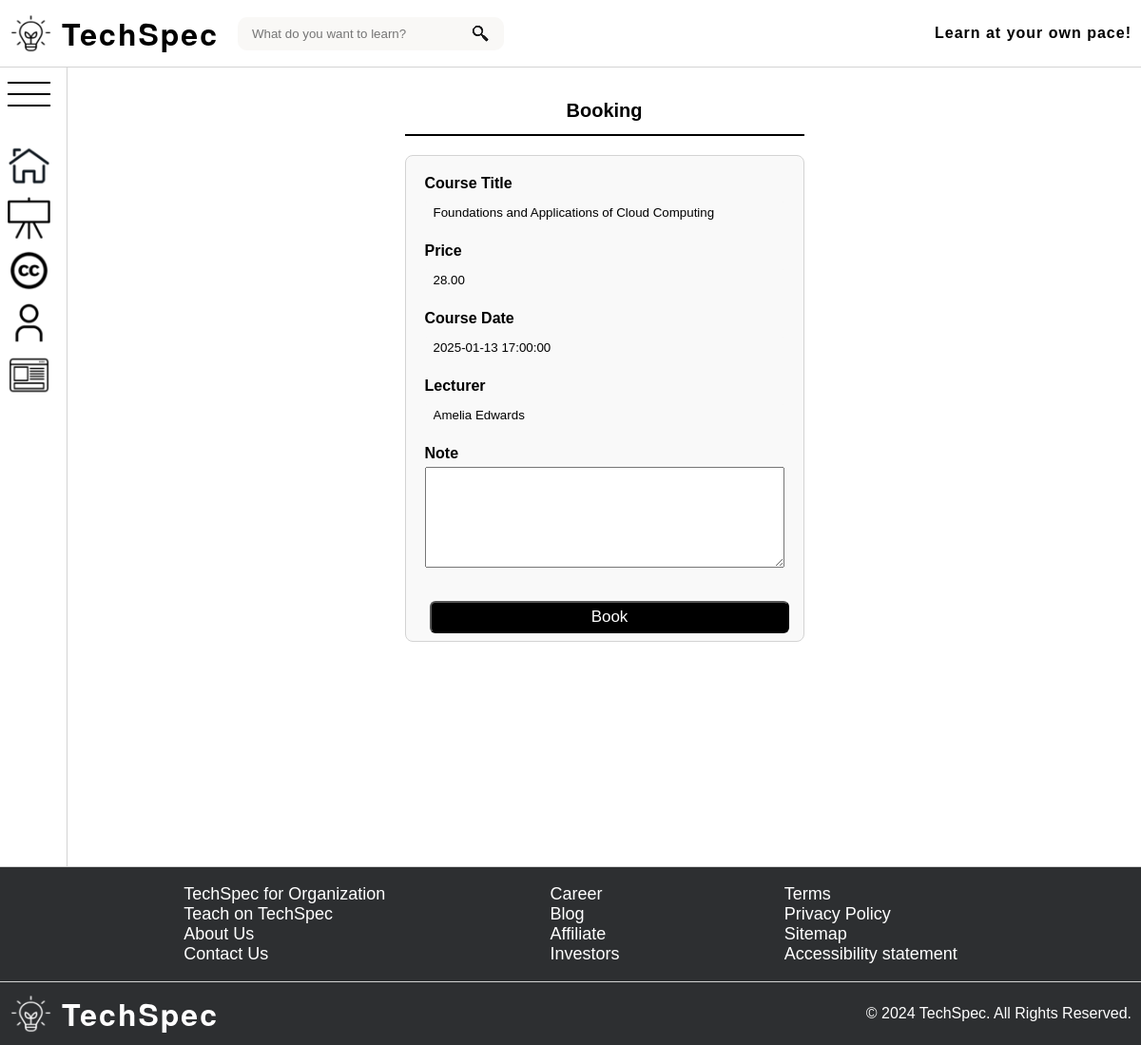
Screenshot of /content/booking.php?courseId=3 (signed in) with the database file from the repository.
### tables this page shows
CREATE TABLE `training_sessions` (
  `trainingID` MEDIUMINT(8) PRIMARY KEY AUTO_INCREMENT,
  `title` VARCHAR(255) NOT NULL,
  `description` TEXT NOT NULL,
  `session_date` DATETIME NOT NULL,
  `price_per_person` DECIMAL(7,2) NOT NULL,
  `discount_price` DECIMAL(7,2),
  `session_imagepath` VARCHAR(255),
  `image_alt` VARCHAR(255),
  `lecturer` VARCHAR(255),
  `category` VARCHAR(255)
);

### content/logic/CoursesManager.php (called while the page is built, shortened)
<?php
class CoursesManager
{
    private static $instance;
    private $courses;
    public static function getInstance()
    {
        if (!isset(self::$instance)) {
            static::$instance = new CoursesManager();
            static::$instance->load();
        }
        return static::$instance;
    }
    private function load()
    {
        try {
            $conn = ConnectionManager::getInstance()->getConnection();
            $stmt = mysqli_prepare($conn, "SELECT * FROM training_sessions");
            if (!mysqli_stmt_execute($stmt)) {
                throw new Exception(Message::INTERNAL_SERVER_ERROR . mysqli_stmt_error($stmt));
            }
            $result = mysqli_stmt_get_result($stmt);
            while ($course = mysqli_fetch_assoc($result)) {
                $this->courses[] = $course;
            }
        } finally {
            $conn = null;
            $stmt = null;
        }
    }
    public function getCoursesById($id)
    {
        $array = [];
        foreach ($this->courses as $course) {
            if ($course['trainingID'] === $id) {
                array_push($array, $course);
            }
        }
        return $array;
    }
}

### content/booking.php (the view, shortened to what this page needs)
<?php
require_once 'shared.php';
require_once './logic/CoursesManager.php';
$isLogin = isset($_SESSION['id']) && isset($_SESSION['name']);
$courseId = filter_input(INPUT_GET, 'courseId', FILTER_VALIDATE_INT);
$coursesManager = CoursesManager::getInstance();
foreach ($coursesManager->getCoursesById(intval($courseId)) as $course) {
  $title = $course['title'];
  $date = $course['session_date'];
  $price = $course['price_per_person'];
  $discountPrice = $course['discount_price'];
  $lecturer = $course['lecturer'];
}
?>
<!DOCTYPE html>
<html lang="en">
<head>
  <link
    href="../assets/stylesheets/common.css"
    rel="stylesheet"
    type="text/css" />
</head>
<body>
  <?php echo stringifyHeaderHtml($isLogin); ?>
  <div class="main-wrapper">
    <?php echo stringifySidebarHtml($isLogin); ?>
    <main>
      <div id="form-wrapper">
        <label id="form-label">Booking</label>
        <form action="" method="post">
          <div class="form-row">
            <label>Course Title</label>
            <input class="disabled" type="text" value="<?= $title ?>" readonly>
          </div>
          <div class="form-row">
            <label>Price</label>
            <?php if ($discountPrice): ?>
              <input class="disabled" type="text" value="<?= $discountPrice ?>" readonly>
            <?php else: ?>
              <input class="disabled" type="text" value="<?= $price ?>" readonly>
            <?php endif; ?>
          </div>
          <div class="form-row">
            <label>Course Date</label>
            <input class="disabled" type="text" value="<?= $date ?>" readonly>
          </div>
          <div class="form-row">
            <label>Lecturer</label>
            <input class="disabled" type="text" value="<?= $lecturer ?>" readonly>
          </div>
          <div class="form-row">
            <label for="note">Note</label>
            <textarea id="note" name="note" rows="5" maxlength="1000"></textarea>
          </div>
          <button type="submit" class="base-btn" name="book" value="book">
            Book
          </button>
        </form>
      </div>
  </div>
  <?php echo stringifyFooterHtml(); ?>
</body>
</html>

### assets/stylesheets/common.css (style rules this page uses)
html, body { width: 100%; margin: 0; font-family: Arial, sans-serif; }
html { height: 100%; }
body { display: flex; flex-direction: column; min-height: 100vh; }
main { display: flex; flex-direction: column; align-items: center; width: calc(100% - 70px); transition: width 0.3s ease; min-height: 100vh; margin: 20px auto; }
.main-wrapper { display: flex; flex-direction: row; }
.base-btn { margin: 3px 5.5px; padding: 5px 20px; cursor: pointer; text-align: center; color: #ffffff; border-radius: 6px; background-color: #000000; font-size: 17px; }
#form-wrapper { display: flex; flex-wrap: wrap; width: min(35vw, 90%); min-width: 280px; }
#form-label { display: flex; align-items: center; flex: 1; justify-content: center; order: -1; height: 50px; border-bottom: 2px solid #000000; font-size: 1.25rem; font-weight: bold; }
#form-wrapper > form { width: 100%; margin: 20px auto; padding: 20px 20px 5px 20px; border: 1px solid #d3d3d3; border-radius: 8px; background: #f9f9f9; }
.form-row { display: flex; flex-direction: column; margin-bottom: 15px; }
.form-row > label { margin-bottom: 5px; font-weight: bold; }
.form-row > input { padding: 8px; border: 1px solid #d3d3d3; border-radius: 8px; transition: border-color 0.3s ease; outline: none; }
.form-row > input.disabled { background-color: #f9f9f9; border-color: #f9f9f9; }
.form-row > textarea { min-height: 100px; max-height: 300px; resize: vertical; }
form > .base-btn { margin-top: 20px; width: 100%; }

### rows the page displays
training_sessions: title "Foundations and Applications of Cloud Computing", price_per_person "28.00", session_date "2025-01-13 17:00:00", lecturer "Amelia Edwards"

### other values shown
$message "Learn at your own pace!"
